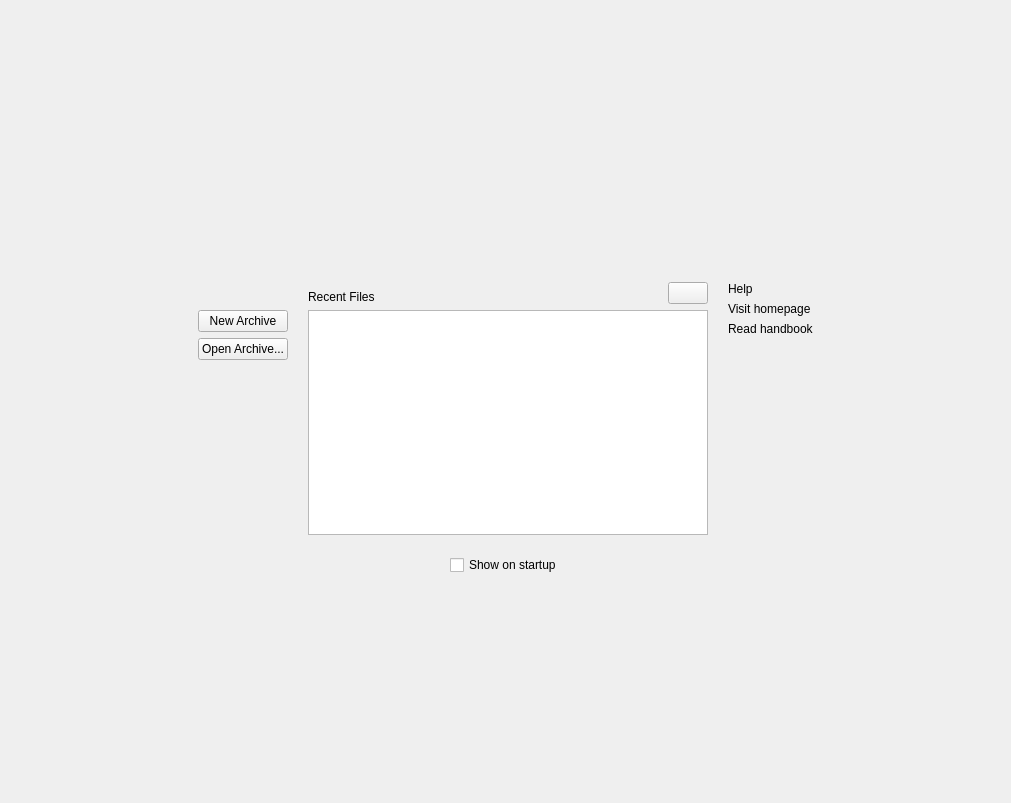
<?xml version="1.0" encoding="UTF-8"?>
<ui version="4.0">
 <class>WelcomeView</class>
 <widget class="QScrollArea" name="WelcomeView">
  <property name="geometry">
   <rect>
    <x>0</x>
    <y>0</y>
    <width>1011</width>
    <height>803</height>
   </rect>
  </property>
  <property name="acceptDrops">
   <bool>true</bool>
  </property>
  <property name="windowTitle">
   <string>Welcome</string>
  </property>
  <property name="frameShape">
   <enum>QFrame::NoFrame</enum>
  </property>
  <property name="widgetResizable">
   <bool>true</bool>
  </property>
  <widget class="QWidget" name="scrollAreaWidgetContents">
   <property name="geometry">
    <rect>
     <x>0</x>
     <y>0</y>
     <width>1011</width>
     <height>803</height>
    </rect>
   </property>
   <layout class="QGridLayout" name="layoutRoot" rowstretch="3,5,3" columnstretch="3,5,3">
    <property name="leftMargin">
     <number>0</number>
    </property>
    <property name="topMargin">
     <number>0</number>
    </property>
    <property name="rightMargin">
     <number>0</number>
    </property>
    <property name="bottomMargin">
     <number>0</number>
    </property>
    <property name="spacing">
     <number>0</number>
    </property>
    <item row="0" column="1">
     <spacer name="spacer6">
      <property name="orientation">
       <enum>Qt::Vertical</enum>
      </property>
      <property name="sizeHint" stdset="0">
       <size>
        <width>0</width>
        <height>0</height>
       </size>
      </property>
     </spacer>
    </item>
    <item row="1" column="0">
     <spacer name="spacer4">
      <property name="orientation">
       <enum>Qt::Horizontal</enum>
      </property>
      <property name="sizeHint" stdset="0">
       <size>
        <width>0</width>
        <height>0</height>
       </size>
      </property>
     </spacer>
    </item>
    <item row="1" column="1">
     <widget class="QFrame" name="frameContent">
      <layout class="QVBoxLayout" name="layoutContent" stretch="0,1,0">
       <property name="spacing">
        <number>20</number>
       </property>
       <item>
        <widget class="QWidget" name="widgetHeader" native="true">
         <layout class="QHBoxLayout" name="layoutHeader" stretch="1,0,0,1">
          <property name="leftMargin">
           <number>0</number>
          </property>
          <property name="topMargin">
           <number>0</number>
          </property>
          <property name="rightMargin">
           <number>0</number>
          </property>
          <property name="bottomMargin">
           <number>0</number>
          </property>
          <item>
           <spacer name="spacer1">
            <property name="orientation">
             <enum>Qt::Horizontal</enum>
            </property>
            <property name="sizeHint" stdset="0">
             <size>
              <width>0</width>
              <height>0</height>
             </size>
            </property>
           </spacer>
          </item>
          <item alignment="Qt::AlignVCenter">
           <widget class="QLabel" name="labelIcon"/>
          </item>
          <item alignment="Qt::AlignVCenter">
           <widget class="QWidget" name="widgetAbout" native="true">
            <layout class="QVBoxLayout" name="verticalAbout">
             <property name="leftMargin">
              <number>0</number>
             </property>
             <property name="topMargin">
              <number>0</number>
             </property>
             <property name="rightMargin">
              <number>0</number>
             </property>
             <property name="bottomMargin">
              <number>0</number>
             </property>
             <item>
              <widget class="QLabel" name="labelTitle"/>
             </item>
             <item>
              <widget class="QLabel" name="labelDescription"/>
             </item>
            </layout>
           </widget>
          </item>
          <item>
           <spacer name="spacer2">
            <property name="orientation">
             <enum>Qt::Horizontal</enum>
            </property>
            <property name="sizeHint" stdset="0">
             <size>
              <width>0</width>
              <height>0</height>
             </size>
            </property>
           </spacer>
          </item>
         </layout>
        </widget>
       </item>
       <item>
        <layout class="QHBoxLayout" name="layoutPanels" stretch="1,0">
         <property name="spacing">
          <number>20</number>
         </property>
         <item>
          <widget class="QWidget" name="widgetRecentFiles" native="true">
           <layout class="QGridLayout" name="layoutRecentFiles" rowstretch="0,0,0,1" columnstretch="0,1,0">
            <property name="leftMargin">
             <number>0</number>
            </property>
            <property name="topMargin">
             <number>0</number>
            </property>
            <property name="rightMargin">
             <number>0</number>
            </property>
            <property name="bottomMargin">
             <number>0</number>
            </property>
            <property name="horizontalSpacing">
             <number>20</number>
            </property>
            <item row="2" column="0">
             <widget class="QPushButton" name="buttonOpenArchive">
              <property name="text">
               <string>Open Archive...</string>
              </property>
             </widget>
            </item>
            <item row="1" column="0">
             <widget class="QPushButton" name="buttonNewArchive">
              <property name="text">
               <string>New Archive</string>
              </property>
             </widget>
            </item>
            <item row="0" column="2">
             <widget class="QPushButton" name="buttonClearRecentFiles">
              <property name="toolTip">
               <string>Clear Recent Files</string>
              </property>
              <property name="icon">
		      <iconset theme="edit-clear-all"/>
              </property>
             </widget>
            </item>
            <item row="1" column="1" rowspan="3" colspan="2">
             <widget class="QListView" name="listViewRecentFiles">
              <property name="minimumSize">
               <size>
                <width>400</width>
                <height>200</height>
               </size>
              </property>
              <property name="contextMenuPolicy">
               <enum>Qt::CustomContextMenu</enum>
              </property>
              <property name="editTriggers">
               <set>QAbstractItemView::NoEditTriggers</set>
              </property>
              <property name="alternatingRowColors">
               <bool>true</bool>
              </property>
             </widget>
            </item>
            <item row="0" column="1">
             <widget class="QLabel" name="labelRecentFiles">
              <property name="text">
               <string>Recent Files</string>
              </property>
              <property name="alignment">
               <set>Qt::AlignBottom|Qt::AlignLeading|Qt::AlignLeft</set>
              </property>
             </widget>
            </item>
            <item row="3" column="0">
             <spacer name="spacer3">
              <property name="orientation">
               <enum>Qt::Vertical</enum>
              </property>
              <property name="sizeHint" stdset="0">
               <size>
                <width>0</width>
                <height>0</height>
               </size>
              </property>
             </spacer>
            </item>
           </layout>
          </widget>
         </item>
         <item>
          <widget class="QWidget" name="widgetHelp" native="true">
           <layout class="QVBoxLayout" name="layoutHelp" stretch="0,0,0,1">
            <property name="leftMargin">
             <number>0</number>
            </property>
            <property name="topMargin">
             <number>0</number>
            </property>
            <property name="rightMargin">
             <number>0</number>
            </property>
            <property name="bottomMargin">
             <number>0</number>
            </property>
            <item>
             <widget class="QLabel" name="labelHelp">
              <property name="text">
               <string>Help</string>
              </property>
              <property name="alignment">
               <set>Qt::AlignBottom|Qt::AlignLeading|Qt::AlignLeft</set>
              </property>
             </widget>
            </item>
            <item alignment="Qt::AlignLeft">
             <widget class="KUrlLabel" name="labelHomepage">
              <property name="text">
               <string>Visit homepage</string>
              </property>
              <property name="url">
               <string/>
              </property>
              <property name="glowEnabled">
               <bool>false</bool>
              </property>
             </widget>
            </item>
            <item alignment="Qt::AlignLeft">
             <widget class="KUrlLabel" name="labelHandbook">
              <property name="text">
               <string>Read handbook</string>
              </property>
              <property name="url">
               <string/>
              </property>
              <property name="glowEnabled">
               <bool>false</bool>
              </property>
             </widget>
            </item>
            <item>
             <spacer name="spacer11">
              <property name="orientation">
               <enum>Qt::Vertical</enum>
              </property>
              <property name="sizeHint" stdset="0">
               <size>
                <width>0</width>
                <height>0</height>
               </size>
              </property>
             </spacer>
            </item>
           </layout>
          </widget>
         </item>
        </layout>
       </item>
       <item>
        <widget class="QWidget" name="widgetFooter" native="true">
         <layout class="QHBoxLayout" name="layoutFooter">
          <property name="leftMargin">
           <number>0</number>
          </property>
          <property name="topMargin">
           <number>0</number>
          </property>
          <property name="rightMargin">
           <number>0</number>
          </property>
          <property name="bottomMargin">
           <number>0</number>
          </property>
          <item>
           <spacer name="spacer9">
            <property name="orientation">
             <enum>Qt::Horizontal</enum>
            </property>
            <property name="sizeHint" stdset="0">
             <size>
              <width>0</width>
              <height>0</height>
             </size>
            </property>
           </spacer>
          </item>
          <item>
           <widget class="QCheckBox" name="checkBoxShowOnStartup">
            <property name="text">
             <string>Show on startup</string>
            </property>
           </widget>
          </item>
          <item>
           <spacer name="spacer10">
            <property name="orientation">
             <enum>Qt::Horizontal</enum>
            </property>
            <property name="sizeHint" stdset="0">
             <size>
              <width>0</width>
              <height>0</height>
             </size>
            </property>
           </spacer>
          </item>
         </layout>
        </widget>
       </item>
      </layout>
     </widget>
    </item>
    <item row="1" column="2">
     <spacer name="spacer5">
      <property name="orientation">
       <enum>Qt::Horizontal</enum>
      </property>
      <property name="sizeHint" stdset="0">
       <size>
        <width>0</width>
        <height>0</height>
       </size>
      </property>
     </spacer>
    </item>
    <item row="2" column="1">
     <spacer name="spacer7">
      <property name="orientation">
       <enum>Qt::Vertical</enum>
      </property>
      <property name="sizeHint" stdset="0">
       <size>
        <width>0</width>
        <height>0</height>
       </size>
      </property>
     </spacer>
    </item>
    <item row="0" column="2" alignment="Qt::AlignRight|Qt::AlignTop">
     <widget class="QWidget" name="widgetClose" native="true">
      <layout class="QHBoxLayout" name="layoutClose">
       <item>
        <widget class="QPushButton" name="buttonClose">
         <property name="toolTip">
          <string>Close Welcome Page</string>
         </property>
         <property name="icon">
		 <iconset theme="window-close"/>
         </property>
         <property name="flat">
          <bool>true</bool>
         </property>
        </widget>
       </item>
      </layout>
     </widget>
    </item>
   </layout>
  </widget>
 </widget>
 <customwidgets>
  <customwidget>
   <class>KUrlLabel</class>
   <extends>QLabel</extends>
   <header>kurllabel.h</header>
  </customwidget>
 </customwidgets>
 <tabstops>
  <tabstop>buttonNewArchive</tabstop>
  <tabstop>buttonOpenArchive</tabstop>
  <tabstop>listViewRecentFiles</tabstop>
  <tabstop>buttonClearRecentFiles</tabstop>
 </tabstops>
 <resources/>
 <connections/>
</ui>
